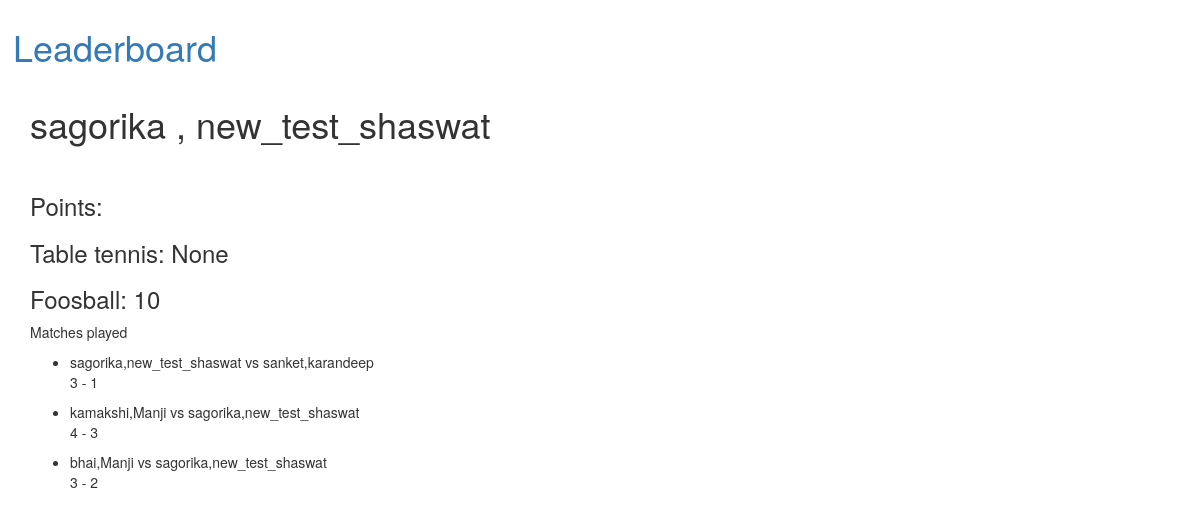
The app's page /team/19 with its own data.
### competition/models.py (models this page shows, shortened)
class Team(models.Model):
    player1 = models.ForeignKey(Player, on_delete=models.CASCADE, related_name="first")
    player2 = models.ForeignKey(Player, on_delete=models.CASCADE, related_name="second")
    tt_points = models.IntegerField(default=0, blank=True, null=True)
    foosball_points = models.IntegerField(default=0, blank=True, null=True)
    class Meta:
        unique_together = ['player1', 'player2']
    def __str__(self):
        return self.player1.__str__() + ',' + self.player2.__str__()

class Player(models.Model):
    name = models.CharField(max_length=50)
    def __str__(self):
        return self.name

class Match(models.Model):
    team1 = models.ForeignKey(Team, on_delete=models.CASCADE, related_name="team1")
    team2 = models.ForeignKey(Team, on_delete=models.CASCADE, related_name="team2")
    team1_score = models.IntegerField(default=0)
    team2_score = models.IntegerField(default=0)
    game = models.CharField(max_length=10, choices=GAME_TYPES)
    comptn = models.ForeignKey(Competition, on_delete=models.CASCADE, blank=True, null=True, default=None)

### competition/views.py (the view)
# urls.py: url('team/(?P<pk>\d+)', teamDetail, name='team-detail'),
def teamDetail(request, pk):
    team = Team.objects.get(pk=pk)
    matches = Match.objects.filter(Q(team1=team) | Q(team2=team))
    content = {
        'team': team,
        'matches': matches
    }
    return render(request, 'team/detail.html', {'content': content})

### competition/templates/team/detail.html
{% extends "base.html" %}
{% load static %}
{% block content %}
<h1>{{ content.team.player1 }} , {{ content.team.player2 }} </h1>
<br>
<h3> Points:</h3>
<h3>Table tennis: {{ content.team.tt_points }}</h3>
<h3>Foosball: {{ content.team.foosball_points }}</h3>
<p>Matches played
	<ul>
		{% for match in content.matches %}
		<li>{{ match.team1 }} vs {{ match.team2 }}</li>
		<p>{{ match.team1_score }} - {{ match.team2_score }}</p>
		{% endfor %}
	</ul>
</p>
{% endblock %}

### records on screen
Team: team.player1 "sagorika", team.player2 "new_test_shaswat", team.tt_points "None", team.foosball_points "10"
Match: team1 "sagorika,new_test_shaswat", team2 "sanket,karandeep", team1_score "3", team2_score "1"
Match: team1 "kamakshi,Manji", team2 "sagorika,new_test_shaswat", team1_score "4", team2_score "3"
Match: team1 "bhai,Manji", team2 "sagorika,new_test_shaswat", team1_score "3", team2_score "2"
